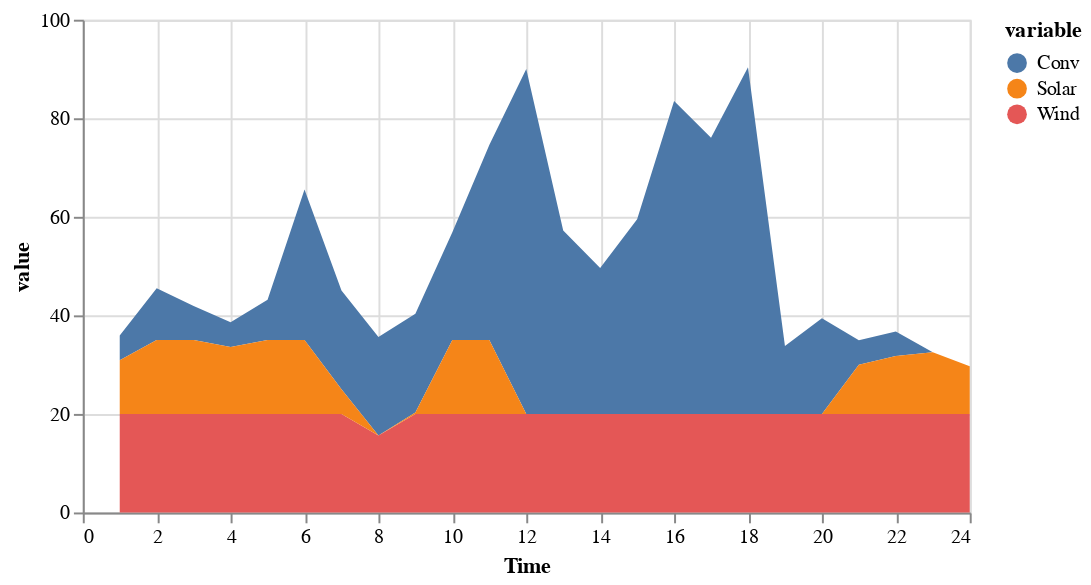

The cell this chart's notebook holds for it:
### Code cell
g_opt_tot=g_opt[1,:].+g_opt[2,:]+g_opt[3,:]
sNames = ["Conv","Wind","Solar"]
xLabels = [1,2,3,4,5,6,7,8,9,10,11,12,13,14,15,16,17,18,19,20,21,22,23,24]

df = DataFrame(Time=xLabels, Conv=vec(g_opt_tot), Wind=vec(w_opt), Solar=vec(s_opt))
df |> stack |> @vlplot(:area, x=:Time, y={:value, stack=:zero}, color="variable:n",width=450, height=250)

### Figure 1 — Vega-Lite specification as saved in the notebook (floating-point values rounded to 4 significant figures)
{"data": {"values": [{"Time": 1, "value": 5, "variable": "Conv"}, {"Time": 2, "value": 10.5, "variable": "Conv"}, {"Time": 3, "value": 6.9, "variable": "Conv"}, {"Time": 4, "value": 5, "variable": "Conv"}, {"Time": 5, "value": 8.16, "variable": "Conv"}, {"Time": 6, "value": 30.56, "variable": "Conv"}, {"Time": 7, "value": 20, "variable": "Conv"}, {"Time": 8, "value": 20, "variable": "Conv"}, {"Time": 9, "value": 20, "variable": "Conv"}, {"Time": 10, "value": 21.85, "variable": "Conv"}, {"Time": 11, "value": 39.55, "variable": "Conv"}, {"Time": 12, "value": 70, "variable": "Conv"}, {"Time": 13, "value": 37.22, "variable": "Conv"}, {"Time": 14, "value": 29.6, "variable": "Conv"}, {"Time": 15, "value": 39.49, "variable": "Conv"}, {"Time": 16, "value": 63.5, "variable": "Conv"}, {"Time": 17, "value": 56.07, "variable": "Conv"}, {"Time": 18, "value": 70.33, "variable": "Conv"}, {"Time": 19, "value": 13.78, "variable": "Conv"}, {"Time": 20, "value": 19.41, "variable": "Conv"}, {"Time": 21, "value": 5, "variable": "Conv"}, {"Time": 22, "value": 5, "variable": "Conv"}, {"Time": 23, "value": 0, "variable": "Conv"}, {"Time": 24, "value": 0, "variable": "Conv"}, {"Time": 1, "value": 20, "variable": "Wind"}, {"Time": 2, "value": 20, "variable": "Wind"}, {"Time": 3, "value": 20, "variable": "Wind"}, {"Time": 4, "value": 20, "variable": "Wind"}, {"Time": 5, "value": 20, "variable": "Wind"}, {"Time": 6, "value": 20, "variable": "Wind"}, {"Time": 7, "value": 20, "variable": "Wind"}, {"Time": 8, "value": 15.63, "variable": "Wind"}, {"Time": 9, "value": 20, "variable": "Wind"}, {"Time": 10, "value": 20, "variable": "Wind"}, {"Time": 11, "value": 20, "variable": "Wind"}, {"Time": 12, "value": 20, "variable": "Wind"}, {"Time": 13, "value": 20, "variable": "Wind"}, {"Time": 14, "value": 20, "variable": "Wind"}, {"Time": 15, "value": 20, "variable": "Wind"}, {"Time": 16, "value": 20, "variable": "Wind"}, {"Time": 17, "value": 20, "variable": "Wind"}, {"Time": 18, "value": 20, "variable": "Wind"}, {"Time": 19, "value": 20, "variable": "Wind"}, {"Time": 20, "value": 20, "variable": "Wind"}, {"Time": 21, "value": 20, "variable": "Wind"}, {"Time": 22, "value": 20, "variable": "Wind"}, {"Time": 23, "value": 20, "variable": "Wind"}, {"Time": 24, "value": 20, "variable": "Wind"}, {"Time": 1, "value": 10.89, "variable": "Solar"}, {"Time": 2, "value": 15, "variable": "Solar"}, {"Time": 3, "value": 15, "variable": "Solar"}, {"Time": 4, "value": 13.6, "variable": "Solar"}, {"Time": 5, "value": 15, "variable": "Solar"}, {"Time": 6, "value": 15, "variable": "Solar"}, {"Time": 7, "value": 5.02, "variable": "Solar"}, {"Time": 8, "value": 0, "variable": "Solar"}, {"Time": 9, "value": 0.31, "variable": "Solar"}, {"Time": 10, "value": 15, "variable": "Solar"}, {"Time": 11, "value": 15, "variable": "Solar"}, {"Time": 12, "value": 0, "variable": "Solar"}, {"Time": 13, "value": 0, "variable": "Solar"}, {"Time": 14, "value": 0, "variable": "Solar"}, {"Time": 15, "value": 0, "variable": "Solar"}, {"Time": 16, "value": 0, "variable": "Solar"}, {"Time": 17, "value": 0, "variable": "Solar"}, {"Time": 18, "value": 0, "variable": "Solar"}, {"Time": 19, "value": 0, "variable": "Solar"}, {"Time": 20, "value": 0, "variable": "Solar"}, {"Time": 21, "value": 9.96, "variable": "Solar"}, {"Time": 22, "value": 11.73, "variable": "Solar"}, {"Time": 23, "value": 12.5, "variable": "Solar"}, {"Time": 24, "value": 9.65, "variable": "Solar"}]}, "encoding": {"color": {"field": "variable", "type": "nominal"}, "x": {"field": "Time", "type": "quantitative"}, "y": {"field": "value", "stack": "zero", "type": "quantitative"}}, "height": 250, "mark": "area", "width": 450}
